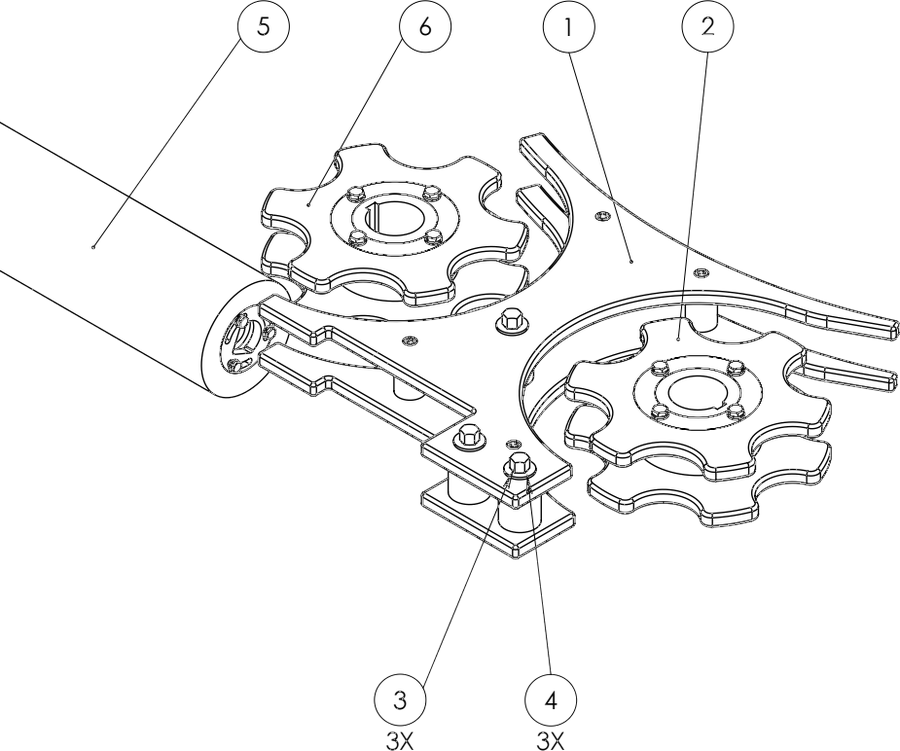
#> input picture images/products/osnastka/dwg/dwg-01.png, 900 x 751 px, given as the content of the folder ../images/products/osnastka/dwg/dwg-01.png, which was not available
$ python -i prep-dwg.py   (imports and definitions only)
#> lines starting #> are read from the running program, lines starting #| are printed output that depends on the picture; after the words box and inside, x2 and y2 are one past the last pixel; in counts of white or black regions, pixels touching at a corner belong together; pictures that were not available may be replaced by others from this repository, and a replacement may not be noted
# Готує креслення-складання до вебу: обрізає білі поля, вирізає зовнішнє біле
# тло в альфу, зводить розмір і кладе у images/products/osnastka/dwg/
# під іменами dwg-01…NN.png.
#
# Чому саме альфа, а не multiply по білому:
#   1) Палітрове квантування (перша спроба) зсуває біле з 255 на 250-253, і
#      multiply лишає замість чистого тла світло-сірий прямокутник — на сторінці
#      це видно як бліді коробки навколо креслень.
#   2) Заливка від кутів по зв'язності лишає БІЛИМ те, що всередині контурів
#      деталей, — і це правильно: суцільне тіло деталі має затуляти те, що під
#      ним, а не просвічувати.
#
# Usage: py .claude/prep-dwg.py "<src dir>" [max_px]
import os, sys
from PIL import Image, ImageDraw, ImageFilter

DST = os.path.join("images", "products", "osnastka", "dwg")

def trim(im, bg=255, tol=6):
    g = im.convert("L")
    mask = g.point(lambda p: 255 if p < bg - tol else 0)
    box = mask.getbbox()
    return im.crop(box) if box else im

def alpha_from_corners(im, tol=14, feather=0.6):
    w, h = im.size
    flood = im.convert("L")
    for xy in ((0, 0), (w - 1, 0), (0, h - 1), (w - 1, h - 1)):
        ImageDraw.floodfill(flood, xy, 0, thresh=tol)
    px = flood.load()
    alpha = Image.new("L", (w, h), 255)
    ap = alpha.load()
    for y in range(h):
        for x in range(w):
            if px[x, y] == 0:
                ap[x, y] = 0
    if feather:
        alpha = alpha.filter(ImageFilter.GaussianBlur(feather))
    # LA (сірий + альфа) замість RGBA: креслення й так чорно-біле, а вага
    # падає в рази — RGBA-версія важила ~200 КБ на аркуш, це 7 МБ на набір.
    out = im.convert("L")
    out.putalpha(alpha)
    return out

def main(src, maxpx=1000):
#> called with maxpx = 1000
    os.makedirs(DST, exist_ok=True)
    files = sorted(f for f in os.listdir(src) if f.lower().endswith((".png", ".jpg")))
    tot = 0
    for i, f in enumerate(files, 1):
        im = Image.open(os.path.join(src, f)).convert("RGB")
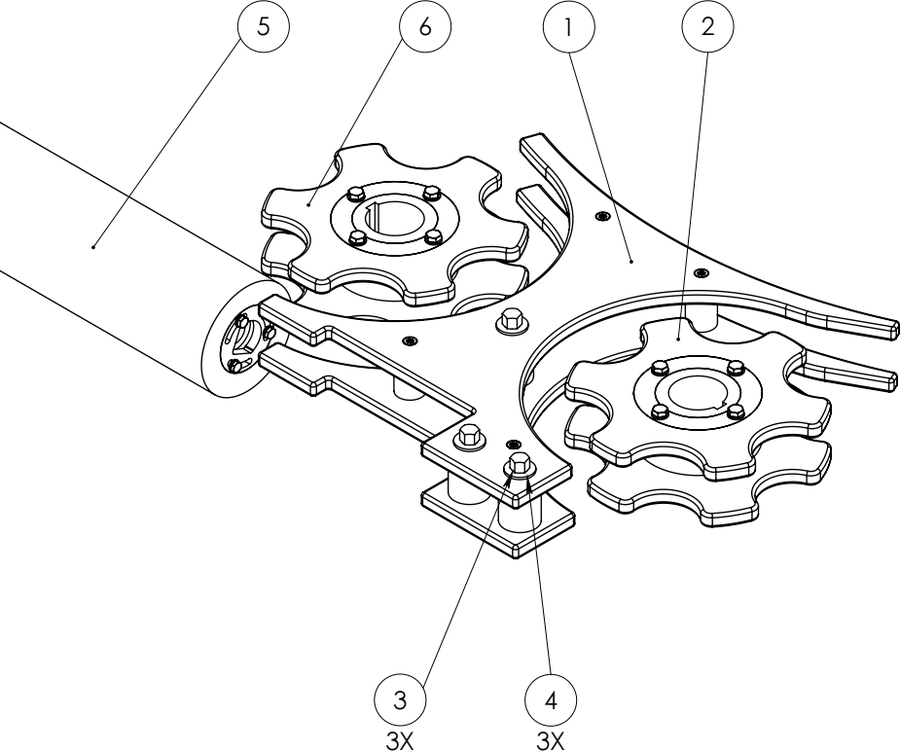
#> im: PIL image 900x751 RGB; min 0, max 255, mean 243.1
        im = trim(im)
#> in trim, `mask = g.point(lambda p: 255 if p < bg - tol else 0)`:
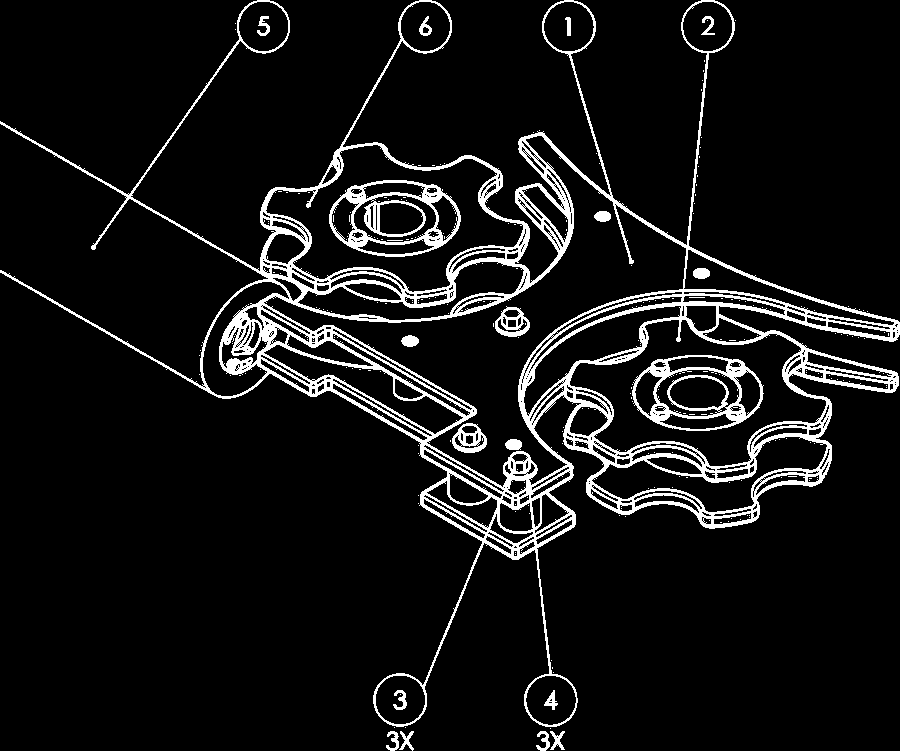
#> mask: PIL image 900x751 L; 8.1% white; 250 white regions (231 under 20 px), largest, box (x1, y1, x2, y2) and area: (0, 0, 900, 727) 45491, (329, 180, 461, 257) 3070, (632, 355, 764, 431) 2825
#> in trim, `box = mask.getbbox()`: box = (0, 0, 900, 751)
        im.thumbnail((maxpx, maxpx), Image.LANCZOS)
        out = alpha_from_corners(im)
#> after the loop in alpha_from_corners, `for xy in ((0, 0), (w - 1, 0), (0, h - 1), (w - 1, h - 1)):`:
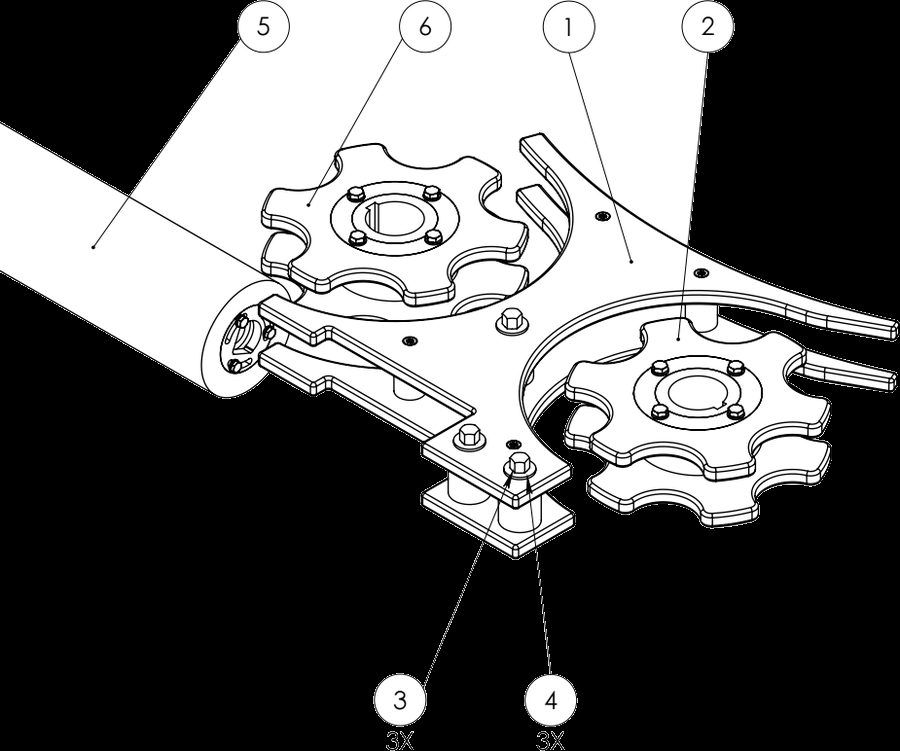
#> flood: PIL image 900x751 L; min 0, max 255, mean 101.8
#> in alpha_from_corners, `alpha = Image.new("L", (w, h), 255)`: alpha: PIL image 900x751 L; every value is 255
#> in alpha_from_corners, `alpha = alpha.filter(ImageFilter.GaussianBlur(feather))`:
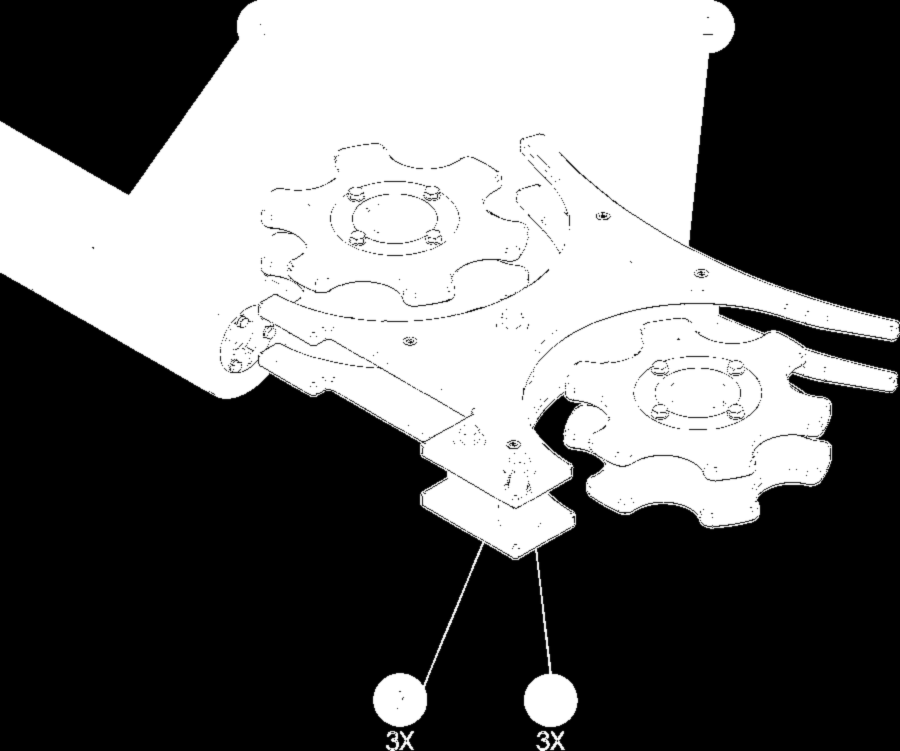
#> alpha: PIL image 900x751 L; min 0, max 255, mean 111.4
#> in alpha_from_corners, out is the input picture: PIL image 900x751 LA; mean R, G, B, A 243.1, 243.1, 243.1, 111.4
        p = os.path.join(DST, "dwg-%02d.png" % i)
        out.save(p, "PNG", optimize=True)
        kb = os.path.getsize(p) // 1024
        # Дрібна копія для колажу на тлі: там аркуш малюється завширшки
        # 200–350px і на 28% прозорості, повний розмір там марно висить у мережі.
        os.makedirs(os.path.join(DST, "sm"), exist_ok=True)
        sm = out.copy()
        sm.thumbnail((420, 420), Image.LANCZOS)
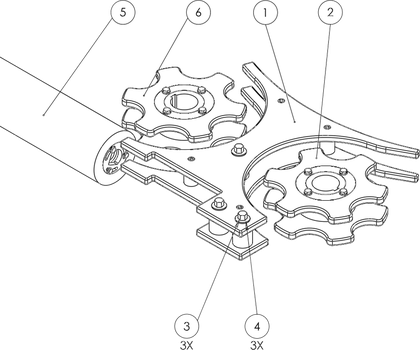
#> sm: PIL image 420x350 LA; mean R, G, B, A 105.4, 105.4, 105.4, 111.3; transparent parts drawn white
        ps = os.path.join(DST, "sm", "dwg-%02d.png" % i)
        sm.save(ps, "PNG", optimize=True)
        kbs = os.path.getsize(ps) // 1024
        tot += kb + kbs
        print("dwg-%02d  %dx%d  %d KB  (sm %d KB)" % (i, out.size[0], out.size[1], kb, kbs))
#| dwg-01  900x751  149 KB  (sm 52 KB)
    print("разом %d KB у %d файлах" % (tot, len(files)))

# [2 lines not run here, left out]

>>> result = main('../images/products/osnastka/dwg/dwg-01.png')

$ run again, on images/products/osnastka/dwg/dwg-05.png
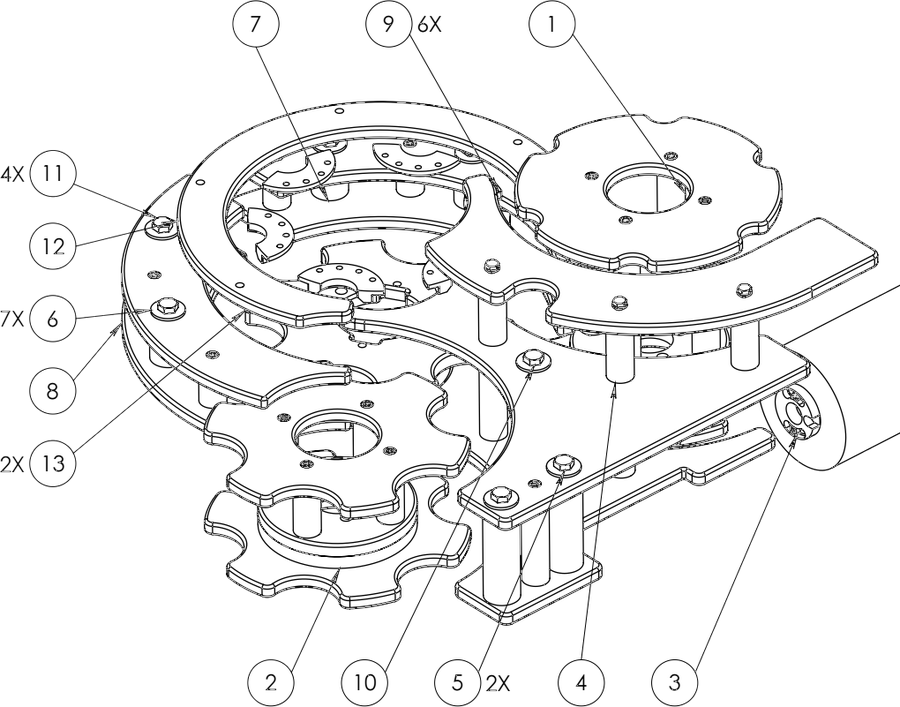
#> input picture images/products/osnastka/dwg/dwg-05.png, 900 x 707 px, given as the content of the folder ../images/products/osnastka/dwg/dwg-05.png, which was not available
#> in trim, `mask = g.point(lambda p: 255 if p < bg - tol else 0)`:
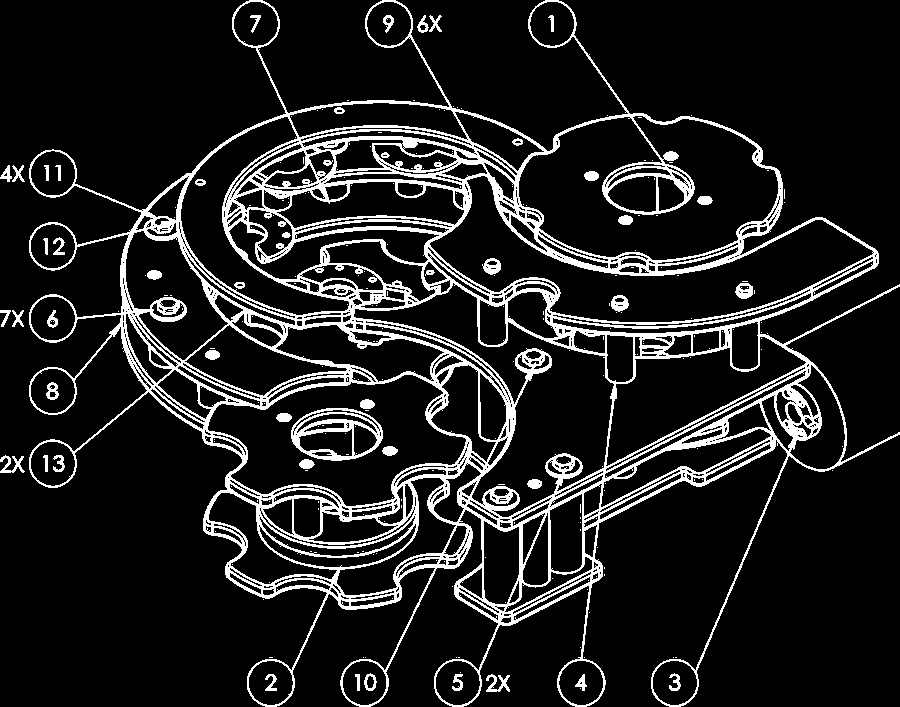
#> mask: PIL image 900x707 L; 12.2% white; 258 white regions (210 under 20 px), largest, box (x1, y1, x2, y2) and area: (29, 0, 900, 707) 71348, (291, 408, 383, 461) 1665, (486, 674, 510, 692) 209
#> box = (0, 0, 900, 707)
#> in alpha_from_corners, out is the input picture: PIL image 900x707 LA; mean R, G, B, A 237.5, 237.5, 237.5, 158.5
#> in main, `sm.thumbnail((420, 420), Image.LANCZOS)`:
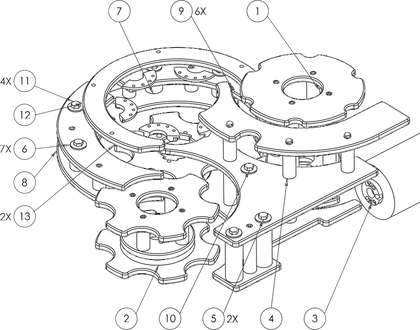
#> sm: PIL image 420x330 LA; mean R, G, B, A 147.3, 147.3, 147.3, 158.3; transparent parts drawn white
#| dwg-01  900x707  209 KB  (sm 73 KB)

$ run again, on images/products/osnastka/dwg/dwg-06.png
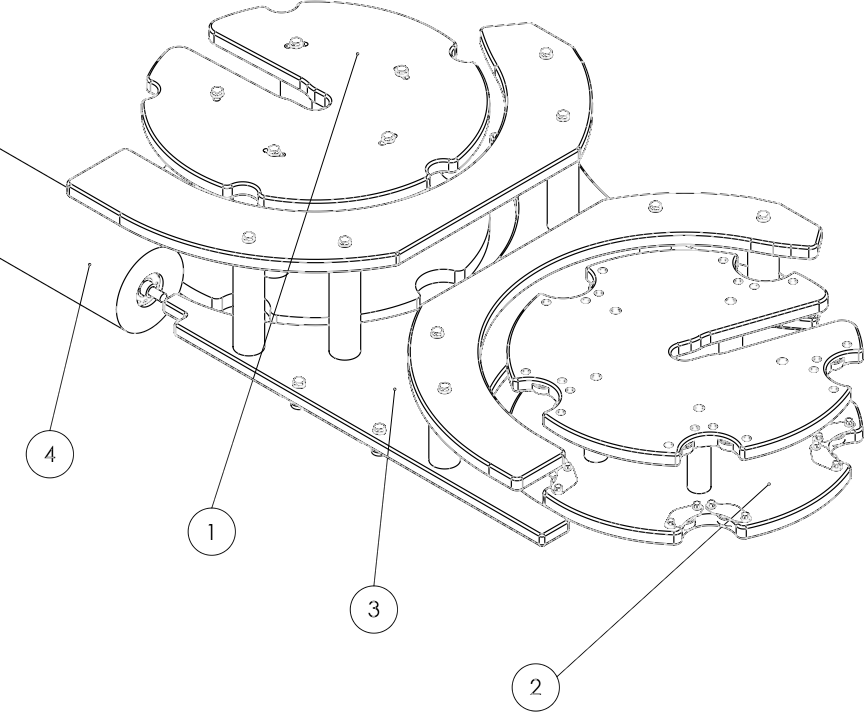
#> input picture images/products/osnastka/dwg/dwg-06.png, 864 x 712 px, given as the content of the folder ../images/products/osnastka/dwg/dwg-06.png, which was not available
#> in trim, `mask = g.point(lambda p: 255 if p < bg - tol else 0)`:
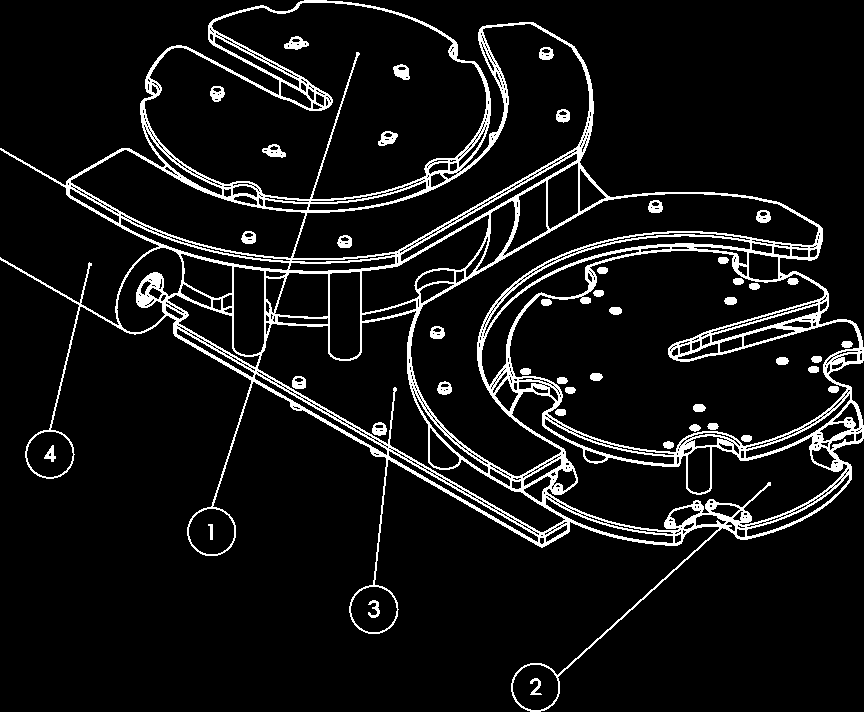
#> mask: PIL image 864x712 L; 8% white in thin lines or dots
#> box = (0, 0, 864, 712)
#> in alpha_from_corners, out is the input picture: PIL image 864x712 LA; mean R, G, B, A 242, 242, 242, 117.8
#> in main, `sm.thumbnail((420, 420), Image.LANCZOS)`:
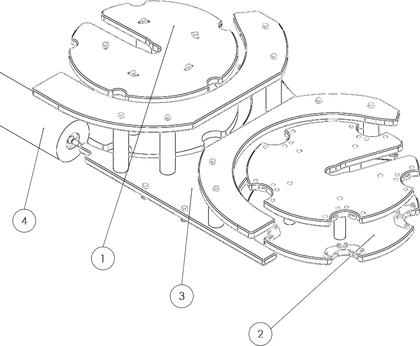
#> sm: PIL image 420x346 LA; mean R, G, B, A 115.2, 115.2, 115.2, 117.6; transparent parts drawn white
#| dwg-01  864x712  119 KB  (sm 58 KB)
